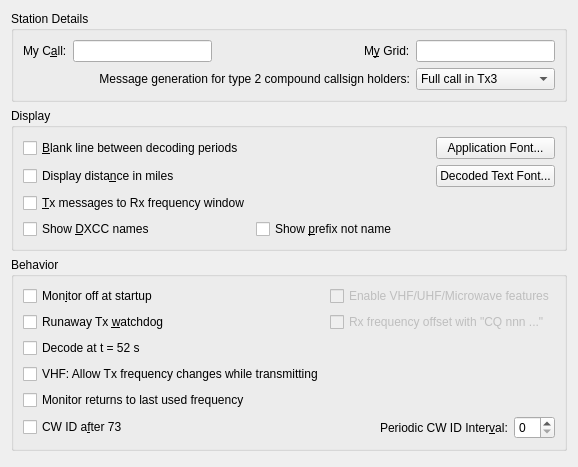
     <widget class="QWidget" name="general_tab">
      <attribute name="title">
       <string>Genera&amp;l</string>
      </attribute>
      <attribute name="toolTip">
       <string>General station details and settings.</string>
      </attribute>
      <layout class="QVBoxLayout" name="verticalLayout_4">
       <item>
        <widget class="QGroupBox" name="station_group_box">
         <property name="sizePolicy">
          <sizepolicy hsizetype="Preferred" vsizetype="Preferred">
           <horstretch>0</horstretch>
           <verstretch>0</verstretch>
          </sizepolicy>
         </property>
         <property name="title">
          <string>Station Details</string>
         </property>
         <layout class="QGridLayout" name="gridLayout_14">
          <item row="0" column="0">
           <widget class="QLabel" name="callsign_label">
            <property name="text">
             <string>My C&amp;all:</string>
            </property>
            <property name="buddy">
             <cstring>callsign_line_edit</cstring>
            </property>
           </widget>
          </item>
          <item row="0" column="1">
           <widget class="QLineEdit" name="callsign_line_edit">
            <property name="toolTip">
             <string>Station callsign.</string>
            </property>
           </widget>
          </item>
          <item row="0" column="2">
           <spacer name="horizontalSpacer_4">
            <property name="orientation">
             <enum>Qt::Horizontal</enum>
            </property>
            <property name="sizeHint" stdset="0">
             <size>
              <width>40</width>
              <height>20</height>
             </size>
            </property>
           </spacer>
          </item>
          <item row="0" column="3">
           <widget class="QLabel" name="grid_label">
            <property name="text">
             <string>M&amp;y Grid:</string>
            </property>
            <property name="buddy">
             <cstring>grid_line_edit</cstring>
            </property>
           </widget>
          </item>
          <item row="0" column="4">
           <widget class="QLineEdit" name="grid_line_edit">
            <property name="toolTip">
             <string>Maidenhead locator (only the first four characters are required).</string>
            </property>
           </widget>
          </item>
          <item row="1" column="4">
           <widget class="QComboBox" name="type_2_msg_gen_combo_box">
            <property name="enabled">
             <bool>true</bool>
            </property>
            <property name="toolTip">
             <string>&lt;html&gt;&lt;head/&gt;&lt;body&gt;&lt;p&gt;Type 2 compound callsigns are those with prefixes or suffixes not included in the allowed shortlist (See Help-&amp;gt;Add-on prefixes and suffixes).&lt;/p&gt;&lt;p&gt;This option determines which generated messages should contain your full type 2 compound call sign rather than your base callsign. It only applies if you have a type 2 compound callsign.&lt;/p&gt;&lt;p&gt;This option controls the way the messages that are used to answer CQ calls are generated. Generated messages 6 (CQ) and 5 (73) will always contain your full callsign. The JT65 and JT9 protocols allow for some standard messages with your full call at the expense of another piece of information such as the DX call or your locator.&lt;/p&gt;&lt;p&gt;Choosing message 1 omits the DX callsign which may be an issue when replying to CQ calls. Choosing message 3 also omits the DX callsign and many versions of this and other software will not extract the report. Choosing neither means that your full callsign only goes in your message 5 (73) so your QSO partner my log the wrong callsign.&lt;/p&gt;&lt;p&gt;None of these options are perfect, message 3 is best but be aware your QSO partner may not log the report you send them.&lt;/p&gt;&lt;/body&gt;&lt;/html&gt;</string>
            </property>
            <property name="currentIndex">
             <number>1</number>
            </property>
            <item>
             <property name="text">
              <string>Full call in Tx1</string>
             </property>
            </item>
            <item>
             <property name="text">
              <string>Full call in Tx3</string>
             </property>
            </item>
            <item>
             <property name="text">
              <string>Full call in Tx5 only</string>
             </property>
            </item>
           </widget>
          </item>
          <item row="1" column="0" colspan="4">
           <widget class="QLabel" name="label_5">
            <property name="text">
             <string>Message generation for type 2 compound callsign holders:</string>
            </property>
            <property name="alignment">
             <set>Qt::AlignRight|Qt::AlignTrailing|Qt::AlignVCenter</set>
            </property>
            <property name="buddy">
             <cstring>type_2_msg_gen_combo_box</cstring>
            </property>
           </widget>
          </item>
         </layout>
        </widget>
       </item>
       <item>
        <widget class="QGroupBox" name="display_group_box">
         <property name="sizePolicy">
          <sizepolicy hsizetype="Preferred" vsizetype="Preferred">
           <horstretch>0</horstretch>
           <verstretch>0</verstretch>
          </sizepolicy>
         </property>
         <property name="title">
          <string>Display</string>
         </property>
         <layout class="QGridLayout" name="gridLayout_4">
          <item row="0" column="1">
           <layout class="QGridLayout" name="gridLayout_21">
            <item row="0" column="0">
             <widget class="QCheckBox" name="insert_blank_check_box">
              <property name="toolTip">
               <string>Include a separator line between periods in the band activity window.</string>
              </property>
              <property name="text">
               <string>&amp;Blank line between decoding periods</string>
              </property>
             </widget>
            </item>
            <item row="0" column="1">
             <spacer name="horizontalSpacer_2">
              <property name="orientation">
               <enum>Qt::Horizontal</enum>
              </property>
              <property name="sizeHint" stdset="0">
               <size>
                <width>0</width>
                <height>0</height>
               </size>
              </property>
             </spacer>
            </item>
            <item row="0" column="2">
             <widget class="QPushButton" name="font_push_button">
              <property name="toolTip">
               <string>Set the font characteristics for the application.</string>
              </property>
              <property name="text">
               <string>Application Font...</string>
              </property>
             </widget>
            </item>
            <item row="1" column="0">
             <widget class="QCheckBox" name="miles_check_box">
              <property name="toolTip">
               <string>Show distance to DX station in miles rather than kilometers.</string>
              </property>
              <property name="text">
               <string>Display dista&amp;nce in miles</string>
              </property>
             </widget>
            </item>
            <item row="1" column="2">
             <widget class="QPushButton" name="decoded_text_font_push_button">
              <property name="toolTip">
               <string>Set the font characteristics for the Band Activity and Rx Frequency areas.</string>
              </property>
              <property name="text">
               <string>Decoded Text Font...</string>
              </property>
             </widget>
            </item>
            <item row="2" column="0">
             <widget class="QCheckBox" name="TX_messages_check_box">
              <property name="toolTip">
               <string>Show outgoing transmitted messages in the Rx frequency window.</string>
              </property>
              <property name="text">
               <string>&amp;Tx messages to Rx frequency window</string>
              </property>
             </widget>
            </item>
            <item row="3" column="0">
             <widget class="QCheckBox" name="countryName_check_box">
              <property name="toolTip">
               <string>Append DXCC names to decoded messages.</string>
              </property>
              <property name="text">
               <string>Show &amp;DXCC names</string>
              </property>
             </widget>
            </item>
            <item row="3" column="1">
             <widget class="QCheckBox" name="countryPrefix_check_box">
              <property name="toolTip">
               <string>Append prefix instead of name.</string>
              </property>
              <property name="text">
               <string>Show &amp;prefix not name</string>
              </property>
             </widget>
            </item>
           </layout>
          </item>
         </layout>
        </widget>
       </item>
       <item>
        <widget class="QGroupBox" name="behaviour_group_box">
         <property name="title">
          <string>Behavior</string>
         </property>
         <layout class="QGridLayout" name="gridLayout_8">
          <item row="0" column="0">
           <widget class="QCheckBox" name="monitor_off_check_box">
            <property name="toolTip">
             <string>Don't start decoding until the monitor button is clicked.</string>
            </property>
            <property name="text">
             <string>Mon&amp;itor off at startup</string>
            </property>
            <property name="checked">
             <bool>false</bool>
            </property>
           </widget>
          </item>
          <item row="6" column="0" colspan="2">
           <layout class="QHBoxLayout" name="horizontalLayout_9">
            <item>
             <widget class="QCheckBox" name="CW_id_after_73_check_box">
              <property name="toolTip">
               <string>Send a CW ID after every 73 or free text message.</string>
              </property>
              <property name="text">
               <string>CW ID a&amp;fter 73</string>
              </property>
             </widget>
            </item>
            <item>
             <spacer name="horizontalSpacer">
              <property name="orientation">
               <enum>Qt::Horizontal</enum>
              </property>
              <property name="sizeHint" stdset="0">
               <size>
                <width>40</width>
                <height>20</height>
               </size>
              </property>
             </spacer>
            </item>
            <item>
             <widget class="QLabel" name="label">
              <property name="sizePolicy">
               <sizepolicy hsizetype="Preferred" vsizetype="Preferred">
                <horstretch>0</horstretch>
                <verstretch>0</verstretch>
               </sizepolicy>
              </property>
              <property name="text">
               <string>Periodic CW ID Inter&amp;val:</string>
              </property>
              <property name="buddy">
               <cstring>CW_id_interval_spin_box</cstring>
              </property>
             </widget>
            </item>
            <item>
             <widget class="QSpinBox" name="CW_id_interval_spin_box">
              <property name="sizePolicy">
               <sizepolicy hsizetype="Minimum" vsizetype="Fixed">
                <horstretch>0</horstretch>
                <verstretch>0</verstretch>
               </sizepolicy>
              </property>
              <property name="toolTip">
               <string>Send a CW ID periodically every few minutes.
This might be required under your countries licence regulations.
It will not interfere with other users as it is always sent in the
quiet period when decoding is done.</string>
              </property>
             </widget>
            </item>
           </layout>
          </item>
          <item row="1" column="0">
           <widget class="QCheckBox" name="watchdog_check_box">
            <property name="toolTip">
             <string>Stop transmitting automatically after 7 transmissions.</string>
            </property>
            <property name="text">
             <string>Runaway Tx &amp;watchdog</string>
            </property>
           </widget>
          </item>
          <item row="4" column="0">
           <widget class="QCheckBox" name="monitor_last_used_check_box">
            <property name="toolTip">
             <string>&lt;html&gt;&lt;head/&gt;&lt;body&gt;&lt;p&gt;Check this if you wish to automatically return to the last monitored frequency when monitor is enabled, leave it unchecked if you wish to have the current rig frequency maintained.&lt;/p&gt;&lt;/body&gt;&lt;/html&gt;</string>
            </property>
            <property name="text">
             <string>Monitor returns to last used frequency</string>
            </property>
           </widget>
          </item>
          <item row="3" column="0">
           <widget class="QCheckBox" name="tx_QSY_check_box">
            <property name="toolTip">
             <string>&lt;html&gt;&lt;head/&gt;&lt;body&gt;&lt;p&gt;Some rigs are not able to process CAT commands while transmitting. This means that if you are operating in split mode you may have to uncheck this option.&lt;/p&gt;&lt;/body&gt;&lt;/html&gt;</string>
            </property>
            <property name="text">
             <string>VHF: Allow Tx frequency changes while transmitting</string>
            </property>
           </widget>
          </item>
          <item row="2" column="0">
           <widget class="QCheckBox" name="decode_at_52s_check_box">
            <property name="text">
             <string>Decode at t = 52 s</string>
            </property>
           </widget>
          </item>
          <item row="0" column="1">
           <widget class="QCheckBox" name="enable_VHF_features_check_box">
            <property name="enabled">
             <bool>false</bool>
            </property>
            <property name="text">
             <string>Enable VHF/UHF/Microwave features</string>
            </property>
           </widget>
          </item>
          <item row="1" column="1">
           <widget class="QCheckBox" name="offset_Rx_freq_check_box">
            <property name="enabled">
             <bool>false</bool>
            </property>
            <property name="text">
             <string>Rx frequency offset with &quot;CQ nnn ...&quot;</string>
            </property>
           </widget>
          </item>
         </layout>
        </widget>
       </item>
       <item>
        <spacer name="verticalSpacer">
         <property name="orientation">
          <enum>Qt::Vertical</enum>
         </property>
         <property name="sizeHint" stdset="0">
          <size>
           <width>20</width>
           <height>5</height>
          </size>
         </property>
        </spacer>
       </item>
      </layout>
     </widget>
